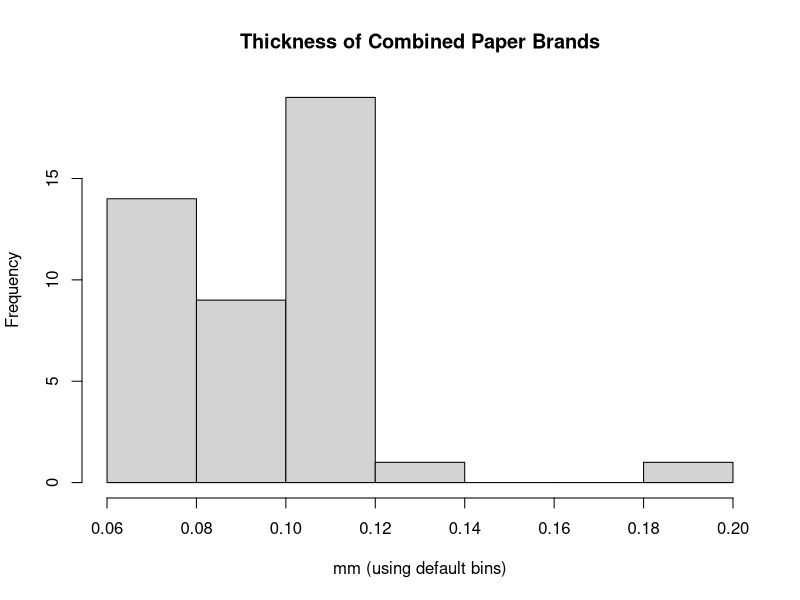
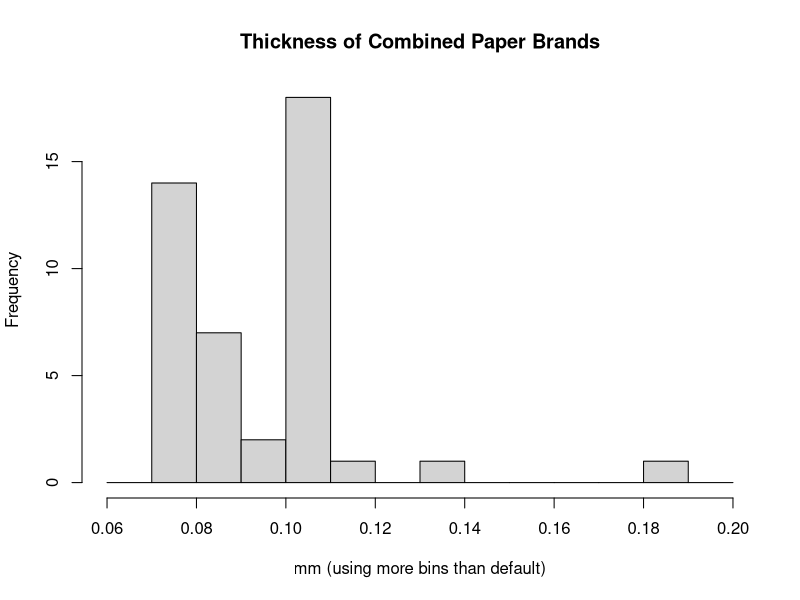
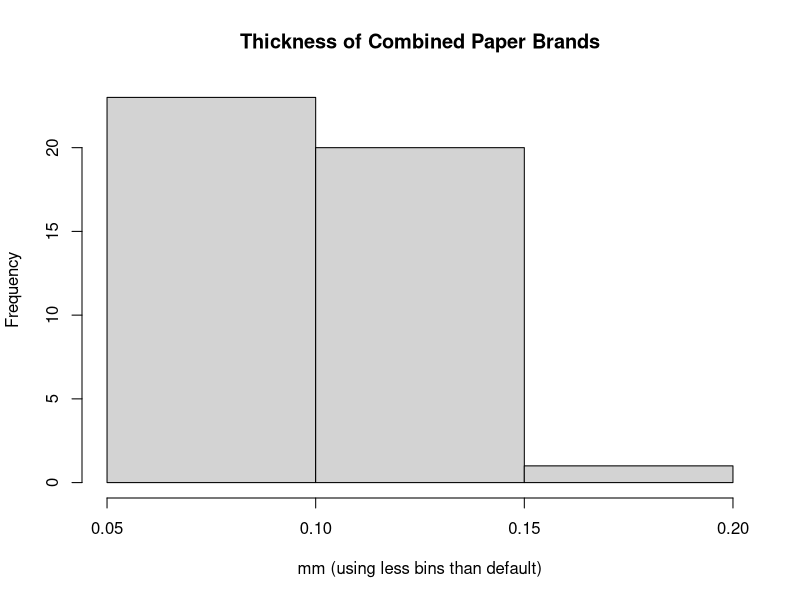
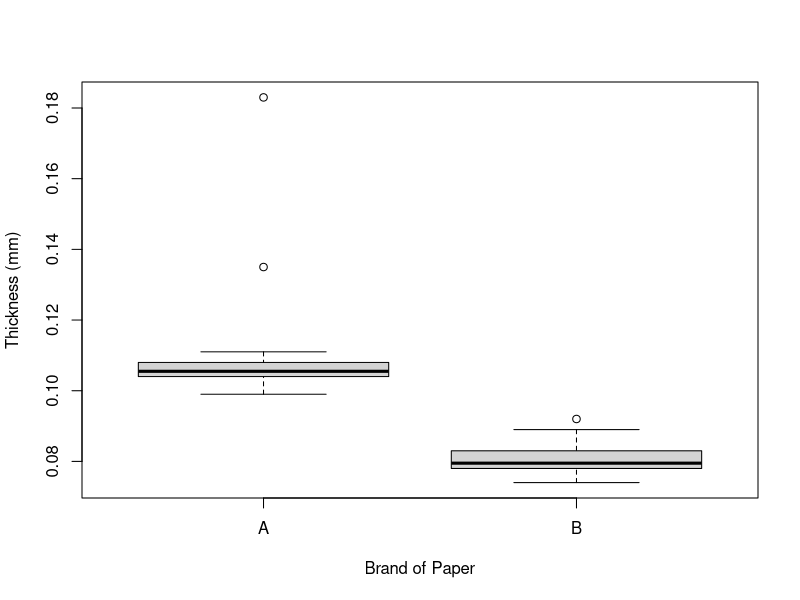

Recreate these plots in R, in order. (Note: this script raises an error after producing the figures.)
#Project 1
#R script for Project 1 Problems

##################################
#Part A. Univariate Data Analysis#
##################################

#1. Read in data from paper1.txt and print to verify
p1 <- read.table("paper1.txt",header = T)
cat("The paper1 file contains:\n")
print(p1)

#2. Read in data from paper2.txt and print to verify
p2 <- read.table("paper2.txt",header = T)
cat("The paper2 file contains:\n")
print(p2)

#3. Obtain sample mean, sample st dev, sample median, sample IQR, and percentiles 5,10,15,25,75,90,95 for each brand
cat("The sample mean for brand A is:\n")
print(A_xbar <- mean(p1$A))
cat("The sample st. dev. for brand A is:\n")
print(A_stdev <- sd(p1$A))
cat("The sample median for brand A is:\n")
print(A_med <- median(p1$A))
cat("The sample IQR for brand A is:\n")
print(A_intqr <- IQR(p1$A))
cat("The sample 5, 10, 15, 25, 75, 90, 95 percentiles for brand A is:\n")
print(A_prcntles <- quantile(p1$A, c(.05,.10,.15,.25,.75,.9,.95)))

cat("The sample mean for brand B is:\n")
print(B_xbar <- mean(p1$B))
cat("The sample st. dev. for brand B is:\n")
print(B_stdev <- sd(p1$B))
cat("The sample median for brand B is:\n")
print(B_med <- median(p1$B))
cat("The sample IQR for brand B is:\n")
print(B_intqr <- IQR(p1$B))
cat("The sample 5, 10, 15, 25, 75, 90, 95 percentiles for brand B is:\n")
print(B_prcntles <- quantile(p1$B, c(.05,.10,.15,.25,.75,.9,.95)))

#4. Find 95% confidence intervals for the true thickness for each type of paper separately.

#95% confidence interval for true thickness of Brand A and Brand B.
#Must use t-distribution because population st. dev. is unkown
cat("The upper and lower bound t-scores for a 95% confidence interval at (22 - 1) degrees of freedom:\n")
print(tscore_high <- qt(0.975,21))
print(tscore_low <- (-1)*tscore_high)
cat("We previously determined the sample mean for Brand A is 0.1103 and sample st. dev. is 0.0177.
    Now we need to calculate the std error (SE).
    SE = (st.dev) / sqrt(n)
    SE = (0.0177) / sqrt(22)
    SE = ")
cat(A_SE <- (A_stdev / sqrt(22)))
cat("\n\nNow we can plug our equation into the t-statistic (t*) and solve for mu:\n
    t-low <= t* <= t-high
    -2.08 <= (0.1103 - mu) / 0.00377 <= 2.08
    -0.00784 <= (0.1103 - mu) <= 0.00784
    -0.1181 <= (-mu) <= -0.1025
    0.1181 >= mu >= 0.1025 or\n
    The 95% confidence interval for the true thickness of the population of Brand A is [0.1025,0.1181]\n
    Confirm my confidence interval calculations for Brand A using R:")
print(t.test(p1$A,y=NULL,alternative = "two.sided",paired = FALSE,conf.level = 0.95))

cat("\n\nWe previously determined the sample mean for Brand B is 0.0807 and sample st. dev. is 0.0045.
    Now we need to calculate the std error (SE).
    SE = (st.dev) / sqrt(n)
    SE = (0.0045) / sqrt(22)
    SE = ")
cat(B_SE <- (B_stdev / sqrt(22)))
cat("\n\nNow we can plug our equation into the t-statistic (t*) and solve for mu:\n
    t-low <= t* <= t-high
    -2.08 <= (0.0807 - mu) / 0.00095 <= 2.08
    -0.001976 <= (0.0807 - mu) <= 0.001976
    -0.0827 <= (-mu) <= -0.0787
    0.0827 >= mu >= 0.0787 or\n
    The 95% confidence interval for the true thickness of the population of Brand A is [0.0787,0.0827]\n
    Confirm my confidence interval calculations for Brand A using R:")
print(t.test(p1$B,y=NULL,alternative = "two.sided",paired = FALSE,conf.level = 0.95))

#5a. Create a histogram using the default settings
hist(p2$thickness,main = "Thickness of Combined Paper Brands", xlab = "mm (using default bins)")
cat("Using default settins there are 7 bins at intervals of 0.02 mm")

#5b. Create a histogram with more bins than the default
hist(p2$thickness,main = "Thickness of Combined Paper Brands", xlab = "mm (using more bins than default)", breaks = seq(0.06,0.20,0.01))

#5c. Create a histogram with less bins than the default
hist(p2$thickness,main = "Thickness of Combined Paper Brands", xlab = "mm (using less bins than default)", breaks = seq(0.05,0.20,0.05))

#6. Create side-by-side boxplots of the thicknesses for Brand A and Brand B.
#Discuss what the boxplots tell you. Are there any outliers?
boxplot(p2$thickness ~ p2$brand, xlab = "Brand of Paper", ylab = "Thickness (mm)")
cat("The boxplot is one way to see how your data is distributed. Specifically it shows you
    the median (second quartile/50th percentile), the first quartile (25th percentile),
    third quartile (75th percentile), as well as inner fences that designate where outliers
    begin. In the dataset there are 2 outliers for Brand A and 1 outlier for Brand B.\n\n")

###########################
#Part B. One-sample t-test#
###########################

#1. Create a dataset containing the number of concurrent users at each location.
# nusers = c(scan( ))
# 17.2  22.1  18.5  17.2  18.6  14.8  21.7  15.8  16.3  22.8
# 24.1  13.3  16.2  17.5  19.0  23.9  14.8  22.2  21.7  20.7
# 13.5  15.8  13.1  16.1  21.9  23.9  19.3  12.0  19.9  19.4
# 15.4  16.7  19.5  16.2  16.9  17.1  20.2  13.4  19.8  17.7
# 19.7  18.7  17.6  15.9  15.2  17.1  15.0  18.8  21.6  11.9
cat("Read in the data using scan(). Now nusers contains:\n")
print(nusers)

#2. Create and interpret the normal plot for nusers
qqnorm(nusers)
cat("The normal plot for my nusers dataset appears to be linear with a slope ~1
    implying that the data is normally distributed.")

#3. Compute a 95% confidence interval for nusers.
cat("The upper and lower bound t-scores for a 95% confidence interval at (50 - 1) degrees of freedom:\n")
print(tscore2_high <- qt(0.975,50))
print(tscore2_low <- (-1)*tscore2_high)
cat("The sample mean for nusers is:\n:")
print(nusers_xbar <- mean(nusers))
cat("The sample st. dev. for nusers is:\n")
print(nusers_stdev <- sd(nusers))
cat("Now we need to calculate the std error (SE).
    SE = (st.dev) / sqrt(n)
    SE = (3.1573) / sqrt(50)
    SE = ")
cat(nusers_SE <- (nusers_stdev / sqrt(50)))
cat("\n\nNow we can plug our equation into the t-statistic (t*) and solve for mu:\n
    t-low <= t* <= t-high
    -2.0796 <= (17.954 - mu) / 0.4465 <= 2.0796
    -0.9285 <= (17.954 - mu) <= 0.9285
    -18.8825 <= (-mu) <= -17.0255
    18.8825 >= mu >= 17.0255 or\n
    The 95% confidence interval for the network load at locations is [17.0255,18.8825]\n
    Confirm my confidence interval calculations for network load using R:")
print(t.test(nusers,y=NULL,alternative = "two.sided",paired = FALSE,conf.level = 0.95))

#4. Show the five steps of the one-sample t-test at the a = 0.05 level to test whether nusers has
#changed in the past month.Usage data from last month shows an average of 17.2 thousand
#concurrent users.
cat("The null hypothesis is nusers average is 17.2. The alternative hypothesis is that the true value of nusers is NOT 17.2.")
cat("The t-static for this test is:")
print(nusers_tstat <- (nusers_xbar - 17.2)/nusers_SE)
cat("Using the t-table in my textbook to look up a 95% confidence at 49 dfs (est. using 40 df) returns [-2.021,2.021]")
cat("We fail to reject the null hypothesis b/c our t-statistic (1.69) falls within our 95% confidence interval [-2.021,2.021].
    This means that we can't be sure that the true value of nusers is NOT 17.2; AKA our sample nusers average of 17.954 may have been
    a coincidence.")
cat("The p-value for this test is computed via R:")
print(t.test(nusers,y=NULL,alternative = "two.sided",mu = 17.2,paired = FALSE,conf.level = 0.95))
cat("The p-value is ~9.7%, which is greater than our alpha level of 5%, meaning that there is a greater probability that random
    fluctuations generated my sample results, so I am not confident in rejecting the null hypothesis if I want to have a 5% Type I error risk")

###########################
#Part C. Two-sample t-test#
###########################

#1. Add print statements in your source code to explain what your output means. 
p1clean <- read.table("paper1-cleaned.txt",header = T)
cat("The paper1-cleaned file shows paper thickness grouped by measurer and brand type\n")
print(p1clean)

p2clean <- read.table("paper2-cleaned.txt",header = T)
cat("The paper2-cleaned file shows paper thickness not grouped\n")
print(p2clean)

#2. Create normal plots of the thicknesses separately for the paper brands A and B. Interpret these normal plots. 
cat("This is the normal plot for the thickness of brand A.The thickness of brand A appears to be normally distributed as the
    normal plot appears to have a linear relationship with a slope of ~1.")
qqnorm(p1clean$A)
cat("This is the normal plot for the thickness of brand B.The distribution of the thickness of Brand D does not appear to
    have a normal distribution b/c the points for the normal plot are not very linear. It appears the distribution may have thin tails.
    However, a histogram shows the distribution may be bimodal.")
qqnorm(p1clean$B)

#3. Type out the five steps of a 0.05-level paired-sample t-test to test the null hypothesis that there is no difference
#between the paper thicknesses in paper1-cleaned.txt.  Show relevent SAS or R output in your report.  You will need to obtain
#the confidence interval for the test statistic from the t-table.
cat("\n\nStep 1: The null hypothesis is that the average of the paired differences between the thickness of Brand A and Brand B is ZERO.
    The alternative hypothesis is that the average of the paired differences is NOT equal to ZERO.\n\n")

cat("Step 2: The test statistics is defined z = (dbar - mu) / SE, where dbar is the average paired difference, mu is the null hypothesis value of 0,
    and SE is the st. dev. of the paired differences divided by the sqrt of the sample size.
    dbar = ")
print(d <- mean(p1clean$A - p1clean$B))
cat("SE = ")
print(SEd <- sd(p1clean$A - p1clean$B)/sqrt(19))
cat("The tstat = ")
print(zd <- (d/SEd))
cat("\nStep 3: At the 5% alpha level, using the t-table in my book for (19 - 1) df, the confidence interval is [-2.101,2.101]\n")
cat("Step 4: Because our tstat of 25.54 is not within the range of our confidence interval [-2.101,2.101] we reject the null hypothesis
    and conclude that there is a difference between the thickness of Brand A and Brand B.\n")
cat("Step 5: The p-value for this test is computed via R:")
print(t.test(p1clean$A,p1clean$B,alternative = "two.sided",paired = TRUE, conf.level = 0.95))
cat("The p-value is extremely small (1.357e-15) meaning that there is virtually a zero probability that we acquired the observations
    in our sample by random chance (i.e., random fluctuations generated my sample results) so I am confident in rejecting my
    null hypothesis that the average paired difference is zero (i.e., I'm confident that there is a significant difference between the 
    thickness of Brands A and B).")

#4. Type out the five steps a 0.05-level independent two-sample t-test to test the null hypothesis that there is no difference
#between the paper thicknesses for brands A and B. Show your output and discuss what it means. You will need to obtain
#the confidence interval for the test statistic from the t-table.
cat("\n\nStep 1: The null hypothesis is that the sample average of both treatment groups are EQUAL.
    The alternative hypothesis is that the sample average of both treatment groups are NOT equal to ZERO.\n\n")

cat("Step 2: I am calculating the test statistic by hand:\n\n\n\n\n\n\n\n\n\n")
cat("\nStep 3: At the 5% alpha level, using the t-table in my book for (19 + 19 - 2) df (approx. using 40 df), the confidence interval is [-2.021,2.021]\n")
cat("Step 4: Because our tstat of 23.5 (assuming equal variances) is not within the range of our confidence interval [-2.021,2.021] we reject the null hypothesis
    and conclude that there is a difference between the thickness of Brand A and Brand B.\n")
cat("Step 5: The p-value for this test is computed via R:")
print(t.test(p1clean$A,p1clean$B,alternative = "two.sided",paired = FALSE, var.equal = TRUE, conf.level = 0.95))
cat("The p-value is extremely small (2.2e-16) meaning that there is virtually a zero probability that we acquired the observations
    in our sample by random chance (i.e., random fluctuations generated my sample results) so I am confident in rejecting my
    null hypothesis that the sample average of both treatment groups are ZERO (i.e., I'm confident that there is a significant difference between the 
    thickness of Brands A and B).")

#5. Is the paired sample or the independent two-sample t-test is more appropriate to decide if the true thickness
#of a sheet of paper is different for Brand A or Brand B? Explain your answer. How do the p-values compare for the two t-tests?
#Is this what you would expect?
cat("The paired sample t-test is more appropriate because they were measured by the same person so each treatment group has something
    in common and can be paired with a measurement for each paper thickness. It is difficult to distinguis the p-values because they are
    so small. However, the independent two-sample t-test produces a smaller p-value. This is not as intuitive because I thought a paired
    sample would produce a smaller p-value b/c, in the paper thickness example, you are accounting for experiment error by having the 
    same person taking each measurement.What if everyone has trouble working the micro measurer the first time and assuming everyone
    measures Paper A first, everyone understates Paper A thickness by a few mm. An independent test would bake that experiment error into
    its sample average and Paper A thickness would be artificially less than Paper B.")
